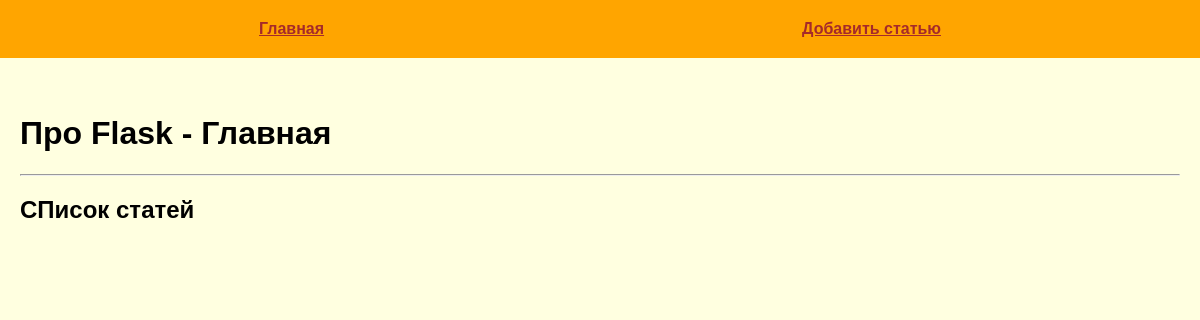
The page /index on the database as committed earlier.
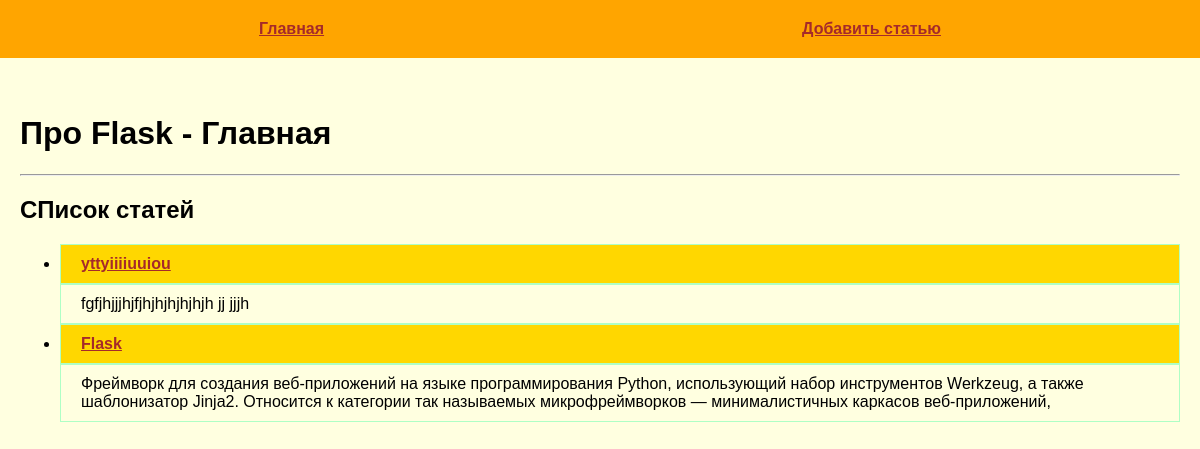
The same page on the database as committed later.
### tables this page shows
CREATE TABLE mainmenu(
id INTEGER PRIMARY KEY AUTOINCREMENT,
title TEXT NOT NULL,
url TEXT NOT NULL
);

CREATE TABLE posts(
id INTEGER PRIMARY KEY AUTOINCREMENT,
title TEXT NOT NULL,
text TEXT NOT NULL,
time INTEGER NOT NULL
);

### flsite.py (the view)
@app.route("/")
@app.route("/index")
def index():
    db = get_db()
    dbase = FDateBase(db)
    return render_template("index.html", title="Главная", menu=dbase.get_menu(), posts=dbase.get_posts_announse())

### FDateBase.py (called while the page is built)
    def get_menu(self):
        sql = "SELECT * FROM mainmenu"
        try:
            self.__cur.execute(sql)
            res = self.__cur.fetchall()
            if res:
                return res
        except IOError:
            print("Ошибка чтения из БД")
        return []

    def get_posts_announse(self):
        try:
            self.__cur.execute(f"SELECT id, title, text FROM posts ORDER BY time DESC")
            res = self.__cur.fetchall()
            if res:
                return res
        except sqlite3.Error as e:
            print("Ошибка полусения статьи из БД" + str(e))
        return []

### flsite.py (called while the page is built)
def connect_db():
    con = sqlite3.connect(app.config['DATABASE'])
    con.row_factory = sqlite3.Row
    return con

def get_db():
    if not hasattr(g, 'link_db'):
        g.link_db = connect_db()
    return g.link_db

### templates/index.html
{% extends 'base.html' %}
{% block content %}
{{ super() }}
<hr>
<h2>СПисок статей</h2>
<ul>
    {% for p in posts %}
    <li>
        <p class="title">
            <a href="{{url_for('show_post',id_post=p.id)}}">{{p.title}}</a>
    </p><div class="annoncement">{{p.text[:240]}}</div>
    </li>
    {% endfor %}
</ul>
{% endblock %}

### templates/base.html (shortened to what this page needs)
<!DOCTYPE html>
<html lang="en">
<head>
    <link rel="stylesheet" href="{{ url_for('static', filename='css/style.css') }}">
</head>
<body>
{% block content %}
    {% block mainmenu %}
        <ul class="menu">
            {% for m in menu %}
            <li><a href="{{ m.url }}">{{ m.title }}</a></li>
            {% endfor %}
        </ul>
<div class="content">
    {% endblock %}
    {% if title %}
    <h1>Про Flask - {{ title }}</h1>
    {% else %}
    <h1>Про Flask</h1>
    {% endif %}
{% endblock %}
</div>
</body>
</html>

### Static/css/style.css (style rules this page uses)
body { background:lightyellow; margin:0; padding: 0; font-family: Verdana, Geneva, Tahoma, sans-serif; }
.menu { display:flex; justify-content: space-around; list-style:none; background: orange; padding: 20px; margin-top: 0; }
.content { margin:0 auto; max-width: 1200px; padding: 20px ; box-sizing: border-box ; }
.menu a { font-weight:bold; color: brown; }
p>a { text-decoration: dnone; color: brown; }
li>p, li div { border:1px solid #AEFFC5; padding: 10px 20px; }
p.title { margin:0; font-weight: bold; background: gold; }
p.title a { display: block; }

Rows that differ between the two databases and show on the page:
added posts: title "yttyiiiiuuiou", text "fgfjhjjjhjfjhjhjhjhjhjh jj jjjh"
added posts: title "Flask", text "Фреймворк для создания веб-приложений на языке программирования Python, использующий набор инструментов Werkzeug, а также шаблонизатор Jinja2. Относится к категории так называемых микрофреймворков — минималистичных каркасов веб-приложений,"
